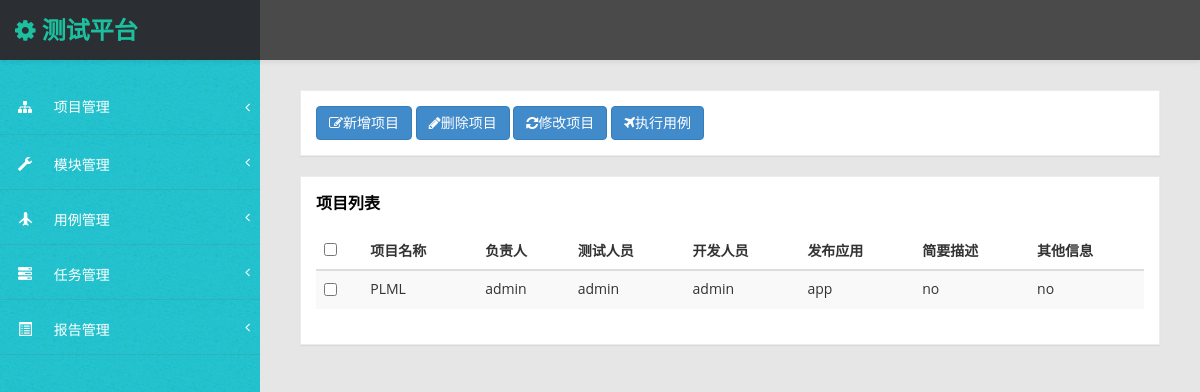
/project_list/, run on the app's committed database.
### ApiManager/models.py (models this page shows)
class BaseTable(models.Model):
    create_time = models.DateTimeField('创建时间', auto_now_add=True)
    update_time = models.DateTimeField('更新时间', auto_now=True)
    class Meta:
        abstract = True
        verbose_name = "公共字段表"
        db_table = 'BaseTable'

class ProjectInfo(BaseTable):
    class Meta:
        verbose_name = '项目信息'
        db_table = 'ProjectInfo'
    project_name = models.CharField('项目名称', max_length=50, unique=True, null=False)
    responsible_name = models.CharField('负责人', max_length=20, null=False)
    test_user = models.CharField('测试人员', max_length=100, null=False)
    dev_user = models.CharField('开发人员', max_length=100, null=False)
    publish_app = models.CharField('发布应用', max_length=100, null=False)
    simple_desc = models.CharField('简要描述', max_length=100, null=True)
    other_desc = models.CharField('其他信息', max_length=100, null=True)

### ApiManager/views.py (the view)
# urls.py: path('project_list/',ApiManager_views.project_list),
def project_list(request):
    project_list=ProjectInfo.objects.all()
    return render(request,'project_list.html',{'projects':project_list})

### templates/project_list.html (shortened to what this page needs)
{% extends 'base.html' %}
{% block page-content %}
       <div class="row">
       		<div class="col-md-12">
       		<div class="panel panel-default">
       		<div class="panel-body">
       			<a href="/add_project/" class="btn btn-primary"><i class="fa fa-edit"></i>新增项目</a>
       			<a href="#" class="btn btn-primary" id='delproject'><i class="fa fa-pencil"></i>删除项目</a>
       			<a href="#" class="btn btn-primary" id='editproject'><i class=" fa fa-refresh "></i>修改项目</a>
       			<a href="#" class="btn btn-primary" id='runtestcase'><i class=" fa fa-plane "></i>执行用例</a>
       			</div>
       			</div>
        	</div>
       </div>
 		<div class="row">
                <div class="col-md-12">
                    <div class="panel panel-default">
                        <div class="panel-heading">
                            	项目列表
                        </div>
                        <div class="panel-body">
                            <div class="table-responsive">
                                <table class="table table-striped" width="100%">
                                    <thead>
                                        <tr>
                                        	<th class="table-check"><input type="checkbox" id="select_all"/></th>
                                            <th>项目名称</th>
                                            <th>负责人</th>
                                            <th>测试人员</th>
                                            <th>开发人员</th>
                                            <th>发布应用</th>
                                            <th>简要描述</th>
                                            <th>其他信息</th>
                                        </tr>
                                    </thead>
                                    <tbody>
                                        {% for project in projects %}
								            <tr rowid="{{ project.id }}">
								            	<td><input type="checkbox" name="project_{{ project.id }}" value="{{ project.id }}"/></td>
								                <td>{{ project.project_name }}</td>
								                <td>{{ project.responsible_name }}</td>
								                <td>{{ project.test_user }}</td>
								                <td>{{ project.dev_user }}</td>
								                <td>{{ project.publish_app }}</td>
								                <td>{{ project.simple_desc }}</td>
								                <td>{{ project.other_desc }}</td>
								            </tr>
            							{% endfor %}
                                    </tbody>
                                </table>
                            </div>
                        </div>
                    </div>
{% endblock %}

### static/css/custom-styles.css (style rules this page uses)
body { font-family: 'Open Sans', sans-serif; background: #32C2CD url(../img/bg-img.jpg) !important; }
.panel { border-radius:0px; }
.panel-default { border-color: #ECECEC; }
.panel-default > .panel-heading { color: #000; border-color: #FFF; font-weight:bold; background: #FFFFFF; font-size: 16px; padding: 15px 15px 0; }
.panel-heading { border-bottom: 1px solid transparent; border-top-left-radius: 3px; border-top-right-radius: 3px; }

### data on the page
ProjectInfo: project_name "PLML", responsible_name "admin", test_user "admin", dev_user "admin", publish_app "app", simple_desc "no", other_desc "no"
